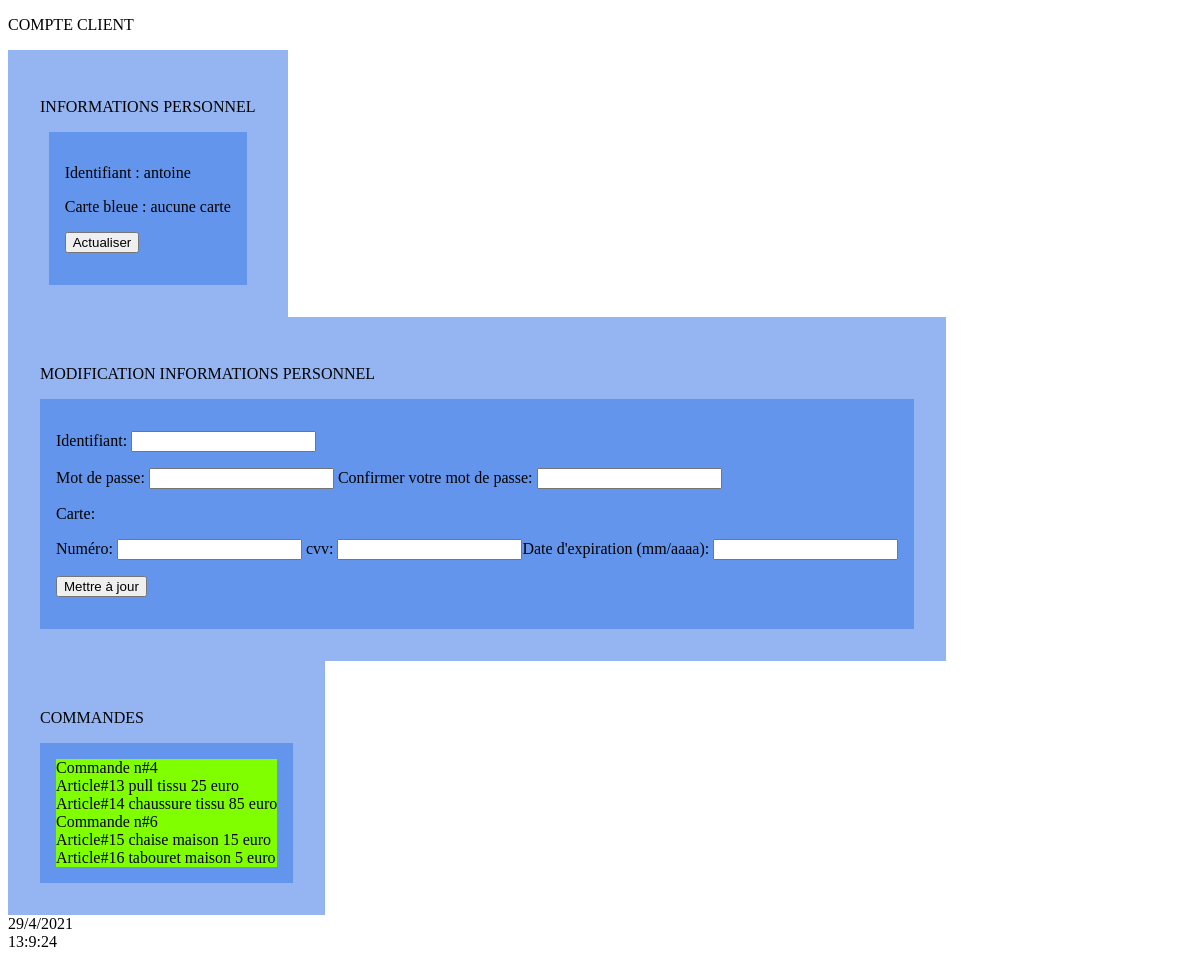
The app's page /client.php (signed in) with its own data.
### tables this page shows
CREATE TABLE IF NOT EXISTS `client` (
  `id` int(10) UNSIGNED NOT NULL AUTO_INCREMENT,
  `identifiant` varchar(20) NOT NULL,
  `pass` varchar(20) NOT NULL,
  `carte_num` bigint(16) NOT NULL DEFAULT '0',
  `carte_cvv` int(3) NOT NULL DEFAULT '0',
  `carte_date` char(7) NOT NULL DEFAULT '-',
  PRIMARY KEY (`id`),
  UNIQUE KEY `identifiant` (`identifiant`)
);

CREATE TABLE IF NOT EXISTS `commande` (
  `id` int(10) UNSIGNED NOT NULL AUTO_INCREMENT,
  `id_client` int(10) UNSIGNED NOT NULL,
  `quantite` int(10) UNSIGNED NOT NULL DEFAULT '0',
  PRIMARY KEY (`id`),
  KEY `fk_id_client` (`id_client`)
);

CREATE TABLE IF NOT EXISTS `produit_commande` (
  `id_produit` int(11) UNSIGNED NOT NULL,
  `id_commande` int(11) UNSIGNED NOT NULL,
  `id` int(11) UNSIGNED NOT NULL AUTO_INCREMENT,
  PRIMARY KEY (`id`),
  KEY `fk_id_produit` (`id_produit`),
  KEY `fk_id_commande` (`id_commande`)
);

CREATE TABLE IF NOT EXISTS `produit` (
  `id` int(10) UNSIGNED NOT NULL AUTO_INCREMENT,
  `nom` varchar(20) DEFAULT 'Inconnu',
  `description` tinytext,
  `image_addr` varchar(20) DEFAULT NULL,
  `prix` int(10) UNSIGNED NOT NULL DEFAULT '0',
  `categorie` int(11) UNSIGNED NOT NULL,
  PRIMARY KEY (`id`),
  UNIQUE KEY `nom` (`nom`),
  KEY `fk_categorie` (`categorie`)
);

CREATE TABLE IF NOT EXISTS `categorie` (
  `id` int(10) UNSIGNED NOT NULL AUTO_INCREMENT,
  `nom` varchar(20) NOT NULL,
  PRIMARY KEY (`id`),
  UNIQUE KEY `nom` (`nom`)
);

### include/bddfonction.php (called while the page is built, shortened)
<?php
function select_client($co, $nomclient) {
    $query = "SELECT id, identifiant, pass, carte_num, carte_cvv, carte_date FROM client WHERE identifiant LIKE \"$nomclient\"";
    $response = mysqli_query($co, $query);
    $datarow = $response->fetch_array();
    return $datarow;
}
function id($datarow) {
    return $datarow[0];
}
function identifiant($datarow) {
    return $datarow[1];
}
function carte_num($datarow) {
    return $datarow[3];
}
?>

### client.php (the view, shortened to what this page needs)
<?php
    if( isset($_SESSION['identifiant']) and $_SESSION['admin'] == "no") {
        $identifiant = $_SESSION['identifiant'];
    } else if($_SESSION['admin'] == "yes") {
        header("Location: admin.php");
    }  else {
        header("Location: authentificationUser.php");
    }
    include("include\\bddfonction.php");
    $co = connection_bdd();
    $datarow = select_client($co, $identifiant);
    $id_client = id($datarow);
    $identifiant = identifiant($datarow);
    $carte_num = carte_num($datarow);
    ?>
<!DOCTYPE html>
<html lang="fr">
<head>
    <link rel="stylesheet" href="admin.css">
</head>
<header>
<p>COMPTE CLIENT</p>
</header>
<body>
<div class="updiv">
    <p>INFORMATIONS PERSONNEL</p>
    <div class="downdiv">
    <p>Identifiant : <?php echo $identifiant?></p>
    <p>Carte bleue :
    <?php
    if($carte_num == 0) {
        echo "aucune carte";
    } else {
        echo $carte_num;
    }
    ?> </p>
    <p><form methode="POST"><input type="submit" value="Actualiser"></form></p>
    </div>
</div>
<div class="updiv">
    <p>MODIFICATION INFORMATIONS PERSONNEL</p>
    <div class="downdiv">
    <form method="POST">
    <p>Identifiant: <input type="text" name ="identifiant"></p>
    <p>Mot de passe: <input type="password" name ="pass1"> Confirmer votre mot de passe: <input type="password" name ="pass2"></p>
    <p>Carte:</p>
    <p>Numéro: <input type="text" name="carte_num"> cvv: <input type="text" name="carte_cvv">Date d'expiration (mm/aaaa): <input type="text" name="carte_date"></p>
    <p><input type="submit" value="Mettre à jour"></p>
    </form>
    </div>
</div>
<div class="updiv">
        <p>COMMANDES</p>
        <div class="downdiv">
            <?php
                $query = "SELECT commande.id FROM commande,client WHERE client.id = commande.id_client AND client.id = $id_client";
                $response_id_commande = mysqli_query($co, $query);
                while ($id_commande = $response_id_commande->fetch_array()) {
                    $id_commande = $id_commande[0];
                    $query2 = "SELECT produit_commande.id_produit FROM produit_commande WHERE produit_commande.id_commande = $id_commande";
                    $response_id_produit = mysqli_query($co, $query2);
                    echo '<div class="commandediv">';
                    echo "Commande n#$id_commande<br>";
                    while($id_produit = $response_id_produit->fetch_array(MYSQLI_NUM)) {
                        echo '<div class="articlediv">';
                        $id_produit = $id_produit[0];
                        $query3 = "SELECT id, nom, prix, categorie FROM produit WHERE id = $id_produit";
                        $response_produit_info = mysqli_query($co, $query3);
                        $array_produit_info = $response_produit_info->fetch_array(MYSQLI_NUM);
                        $id = $array_produit_info[0];
                        $nom = $array_produit_info[1];
                        $prix = $array_produit_info[2];
                        $categorieINT = $array_produit_info[3];
                        $response = mysqli_query($co, "SELECT categorie.nom FROM categorie WHERE categorie.id = $categorieINT");
                        $categorie = ($response->fetch_array(MYSQLI_NUM))[0];
                        echo "Article#$id $nom $categorie $prix euro";
                        echo "</div>";
                    }
                    echo "</div>";
                }
            ?>
        </div>
</div>
</body>
</html>

### admin.css (style rules this page uses)
.updiv { clear: both; width: fit-content; height: fit-content; background-color: rgba(100, 148, 237, 0.692); padding: 2em; }
.downdiv { clear: both; width: fit-content; height: fit-content; background-color: cornflowerblue; padding: 1em; margin: 0 auto; }
.commandediv { background-color: chartreuse; }
.articlediv { background-color: chartreuse; }

### records on screen
client: identifiant "antoine"
commande: id "4"
produit_commande: id_produit "13", id_produit.nom "pull", categorie.nom "tissu", id_produit.prix "25"
produit_commande: id_produit "14", id_produit.nom "chaussure", categorie.nom "tissu", id_produit.prix "85"
commande: id "6"
produit_commande: id_produit "15", id_produit.nom "chaise", categorie.nom "maison", id_produit.prix "15"
produit_commande: id_produit "16", id_produit.nom "tabouret", categorie.nom "maison", id_produit.prix "5"
